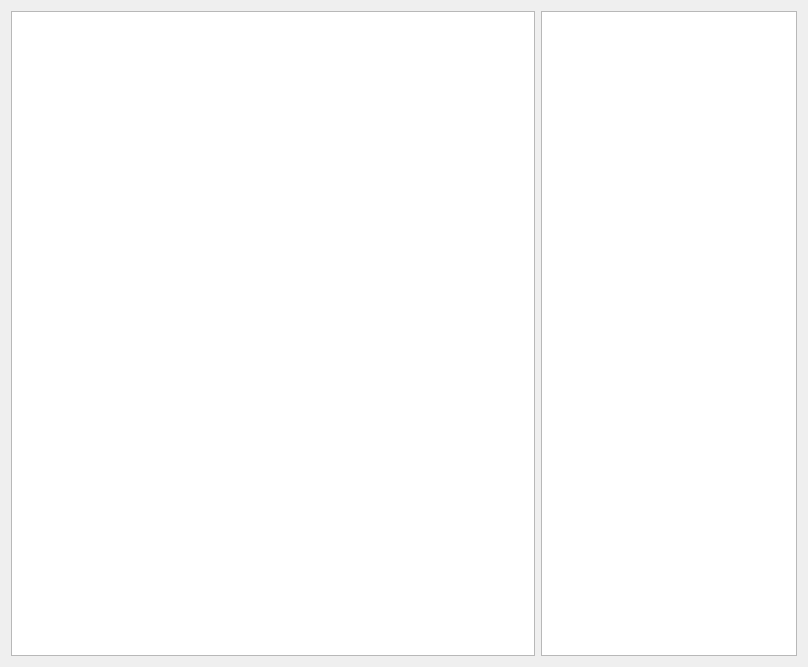
<?xml version="1.0" encoding="UTF-8"?>
<ui version="4.0">
 <class>ServerMainWindow</class>
 <widget class="QMainWindow" name="ServerMainWindow">
  <property name="geometry">
   <rect>
    <x>0</x>
    <y>0</y>
    <width>808</width>
    <height>667</height>
   </rect>
  </property>
  <property name="windowTitle">
   <string>ServerMainWindow</string>
  </property>
  <widget class="QWidget" name="centralWidget">
   <layout class="QGridLayout" name="gridLayout" columnstretch="10,0">
    <item row="0" column="0">
     <widget class="QTextBrowser" name="log"/>
    </item>
    <item row="0" column="1">
     <widget class="QListWidget" name="clients"/>
    </item>
   </layout>
  </widget>
 </widget>
 <layoutdefault spacing="6" margin="11"/>
 <resources/>
 <connections/>
</ui>
